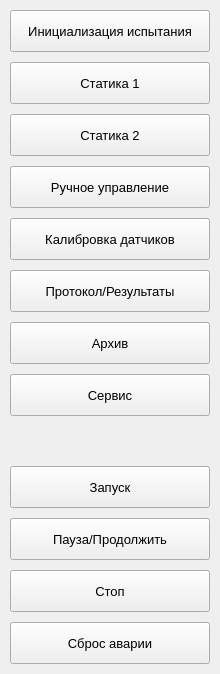
       <widget class="QFrame" name="left_panel">
        <property name="minimumSize">
         <size>
          <width>220</width>
          <height>0</height>
         </size>
        </property>
        <layout class="QVBoxLayout" name="verticalLayout_3">
         <property name="spacing">
          <number>4</number>
         </property>
         <property name="leftMargin">
          <number>0</number>
         </property>
         <property name="topMargin">
          <number>0</number>
         </property>
         <property name="rightMargin">
          <number>0</number>
         </property>
         <property name="bottomMargin">
          <number>0</number>
         </property>
         <item>
          <layout class="QVBoxLayout" name="verticalLayout_2">
           <property name="spacing">
            <number>10</number>
           </property>
           <property name="leftMargin">
            <number>10</number>
           </property>
           <property name="topMargin">
            <number>10</number>
           </property>
           <property name="rightMargin">
            <number>10</number>
           </property>
           <property name="bottomMargin">
            <number>10</number>
           </property>
           <item>
            <widget class="QPushButton" name="btnInit">
             <property name="minimumSize">
              <size>
               <width>0</width>
               <height>42</height>
              </size>
             </property>
             <property name="font">
              <font>
               <pointsize>10</pointsize>
              </font>
             </property>
             <property name="text">
              <string>Инициализация испытания</string>
             </property>
            </widget>
           </item>
           <item>
            <widget class="QPushButton" name="btnStatic1">
             <property name="minimumSize">
              <size>
               <width>0</width>
               <height>42</height>
              </size>
             </property>
             <property name="font">
              <font>
               <pointsize>10</pointsize>
              </font>
             </property>
             <property name="text">
              <string>Статика 1</string>
             </property>
            </widget>
           </item>
           <item>
            <widget class="QPushButton" name="btnStatic2">
             <property name="minimumSize">
              <size>
               <width>0</width>
               <height>42</height>
              </size>
             </property>
             <property name="font">
              <font>
               <pointsize>10</pointsize>
              </font>
             </property>
             <property name="text">
              <string>Статика 2</string>
             </property>
            </widget>
           </item>
           <item>
            <widget class="QPushButton" name="btnHand">
             <property name="minimumSize">
              <size>
               <width>0</width>
               <height>42</height>
              </size>
             </property>
             <property name="font">
              <font>
               <pointsize>10</pointsize>
              </font>
             </property>
             <property name="text">
              <string>Ручное управление</string>
             </property>
            </widget>
           </item>
           <item>
            <widget class="QPushButton" name="btnCalibration">
             <property name="minimumSize">
              <size>
               <width>0</width>
               <height>42</height>
              </size>
             </property>
             <property name="font">
              <font>
               <pointsize>10</pointsize>
              </font>
             </property>
             <property name="text">
              <string>Калибровка датчиков</string>
             </property>
            </widget>
           </item>
           <item>
            <widget class="QPushButton" name="btnProtocol">
             <property name="minimumSize">
              <size>
               <width>0</width>
               <height>42</height>
              </size>
             </property>
             <property name="font">
              <font>
               <pointsize>10</pointsize>
              </font>
             </property>
             <property name="text">
              <string>Протокол/Результаты</string>
             </property>
            </widget>
           </item>
           <item>
            <widget class="QPushButton" name="btnArchive">
             <property name="minimumSize">
              <size>
               <width>0</width>
               <height>42</height>
              </size>
             </property>
             <property name="font">
              <font>
               <pointsize>10</pointsize>
              </font>
             </property>
             <property name="text">
              <string>Архив</string>
             </property>
            </widget>
           </item>
           <item>
            <widget class="QPushButton" name="btnService">
             <property name="minimumSize">
              <size>
               <width>0</width>
               <height>42</height>
              </size>
             </property>
             <property name="font">
              <font>
               <pointsize>10</pointsize>
              </font>
             </property>
             <property name="text">
              <string>Сервис</string>
             </property>
            </widget>
           </item>
           <item>
            <spacer name="verticalSpacer">
             <property name="orientation">
              <enum>Qt::Orientation::Vertical</enum>
             </property>
             <property name="sizeType">
              <enum>QSizePolicy::Policy::Expanding</enum>
             </property>
             <property name="sizeHint" stdset="0">
              <size>
               <width>20</width>
               <height>40</height>
              </size>
             </property>
            </spacer>
           </item>
           <item>
            <widget class="QPushButton" name="btnStart">
             <property name="minimumSize">
              <size>
               <width>0</width>
               <height>42</height>
              </size>
             </property>
             <property name="font">
              <font>
               <pointsize>10</pointsize>
              </font>
             </property>
             <property name="text">
              <string>Запуск</string>
             </property>
            </widget>
           </item>
           <item>
            <widget class="QPushButton" name="btnPause">
             <property name="minimumSize">
              <size>
               <width>0</width>
               <height>42</height>
              </size>
             </property>
             <property name="font">
              <font>
               <pointsize>10</pointsize>
              </font>
             </property>
             <property name="text">
              <string>Пауза/Продолжить</string>
             </property>
            </widget>
           </item>
           <item>
            <widget class="QPushButton" name="btnStop">
             <property name="minimumSize">
              <size>
               <width>0</width>
               <height>42</height>
              </size>
             </property>
             <property name="font">
              <font>
               <pointsize>10</pointsize>
              </font>
             </property>
             <property name="text">
              <string>Стоп</string>
             </property>
            </widget>
           </item>
           <item>
            <widget class="QPushButton" name="btnEmergencyReset">
             <property name="minimumSize">
              <size>
               <width>0</width>
               <height>42</height>
              </size>
             </property>
             <property name="font">
              <font>
               <pointsize>10</pointsize>
              </font>
             </property>
             <property name="text">
              <string>Сброс аварии</string>
             </property>
            </widget>
           </item>
          </layout>
         </item>
        </layout>
       </widget>
